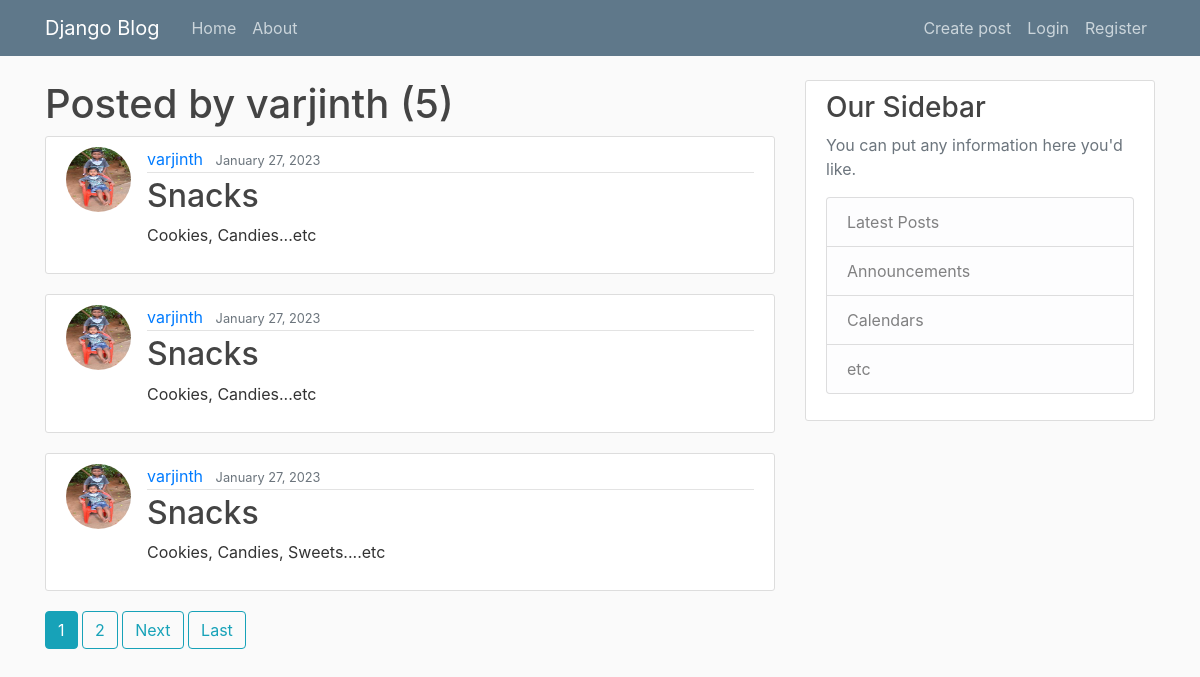
Screenshot of /user/varjinth/ with the database file from the repository.
### user/models.py (models this page shows, shortened)
class Post(models.Model):
    title=models.CharField(max_length=100)
    content=models.TextField()
    date_posted= models.DateTimeField(default=timezone.now)
    author= models.ForeignKey(User, on_delete=models.CASCADE)

### others/models.py (models this page shows, shortened)
class Profile(models.Model):
    user= models.OneToOneField(User, on_delete=models.CASCADE)
    image= models.ImageField(default="default.jpg", upload_to="profile_pics")

### user/views.py (the view)
# urls.py: path('user/<str:username>/', UserPostListView.as_view(), name='User-post'),
class UserPostListView(ListView):
    model=Post
    template_name= "user/userpost.html"
    context_object_name= "posted"
    paginate_by= 3
    def get_queryset(self):
        user= get_object_or_404(User, username=self.kwargs.get('username'))
        return Post.objects.filter(author=user).order_by('-date_posted')

### user/templates/user/userpost.html (shortened to what this page needs)
{% extends "user/base.html" %}
{% block content %}
<h1> Posted by {{view.kwargs.username}} ({{page_obj.paginator.count}})</h1>
    {% for Post in posted %}
        <article class="media content-section">
          <img class="rounded-circle article-img" src="{{ Post.author.profile.image.url }}">
          <div class="media-body">
            <div class="article-metadata">
              <a class="mr-2" href="{% url 'User-post' Post.author.username %}">{{ Post.author }}</a>
              <small class="text-muted">{{ Post.date_posted|date:"F d, Y" }}</small>
            </div>
            <h2><a class="article-title" href="{% url 'Post-detail' Post.id %}">{{ Post.title }}</a></h2>
            <p class="article-content">{{ Post.content }}</p>
          </div>
        </article>
    {% endfor %}
    {% if is_paginated %}
        {% for num in page_obj.paginator.page_range %}
           {% if page_obj.number == num %}
              <a class="btn btn-info mb-4" href="?page={{ num }}">{{ num }}</a>
           {% elif num > page_obj.number|add:'-2' and num < page_obj.number|add:'2' %}
              <a class="btn btn-outline-info mb-4" href="?page={{ num }}">{{ num }}</a>
           {% endif %}
        {% endfor %}
        {% if page_obj.has_next %}
          <a class="btn btn-outline-info mb-4" href="?page={{ page_obj.next_page_number}}">Next</a>
          <a class="btn btn-outline-info mb-4" href="?page={{ page_obj.paginator.num_pages}}">Last</a>
        {% endif %}
    {% endif %}
{% endblock content %}

### user/static/user/main.css (style rules this page uses)
body { background: #fafafa; color: #333333; margin-top: 5rem; }
h1, h2, h3, h4, h5, h6 { color: #444444; }
.content-section { background: #ffffff; padding: 10px 20px; border: 1px solid #dddddd; border-radius: 3px; margin-bottom: 20px; }
.article-title { color: #444444; }
.article-content { white-space: pre-line; }
.article-img { height: 65px; width: 65px; margin-right: 16px; }
.article-metadata { padding-bottom: 1px; margin-bottom: 4px; border-bottom: 1px solid #e3e3e3 }

### rows the page displays
Post: author.profile.image (picture), author "varjinth", date_posted "January 27, 2023", title "Snacks", content "Cookies, Candies...etc"
Post: author.profile.image (picture), author "varjinth", date_posted "January 27, 2023", title "Snacks", content "Cookies, Candies...etc"
Post: author.profile.image (picture), author "varjinth", date_posted "January 27, 2023", title "Snacks", content "Cookies, Candies, Sweets....etc"

### other values shown
{{ view.kwargs.username }} "varjinth"
{{ page_obj.paginator.count }} "5"
{{ num }} "1"
{{ num }} "2"
